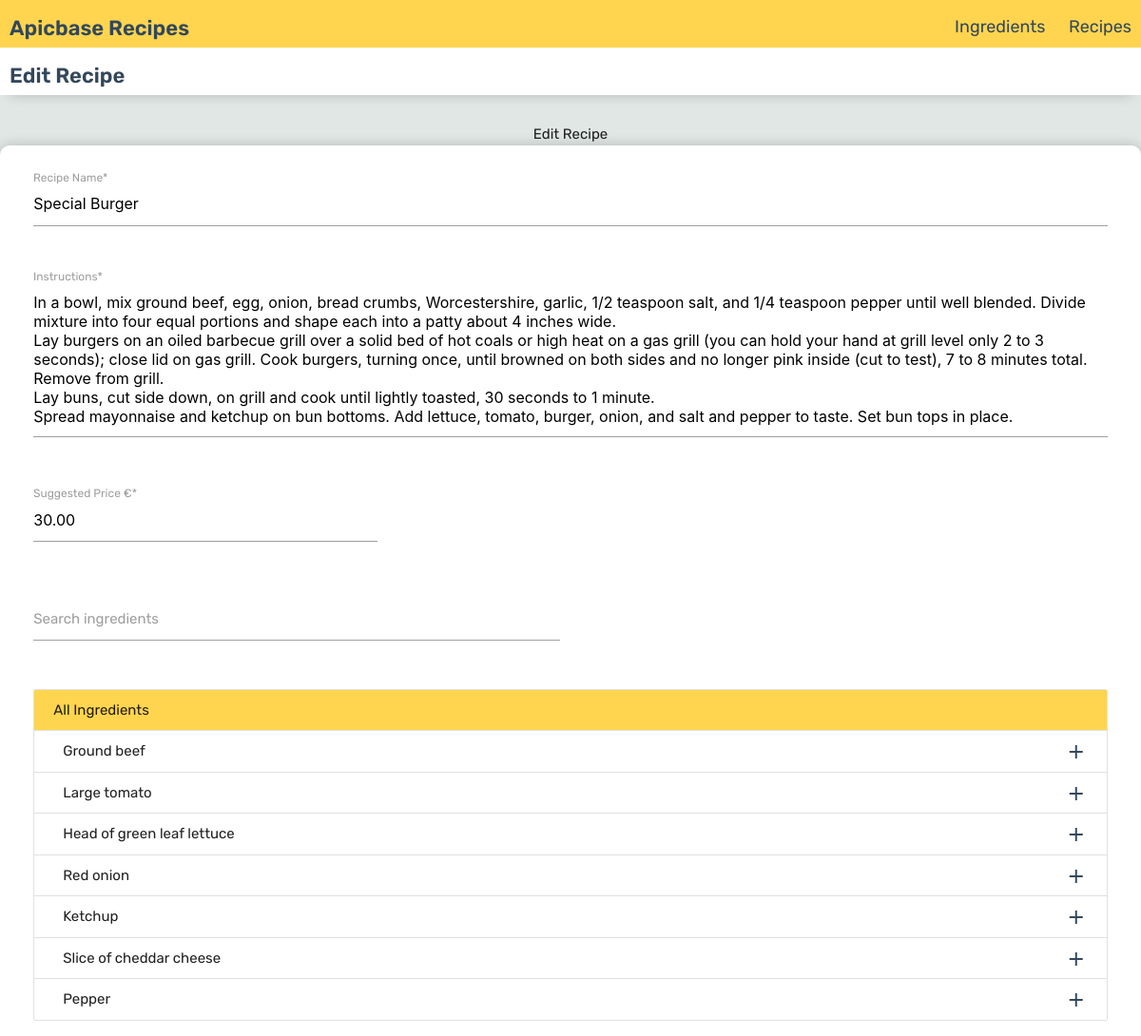
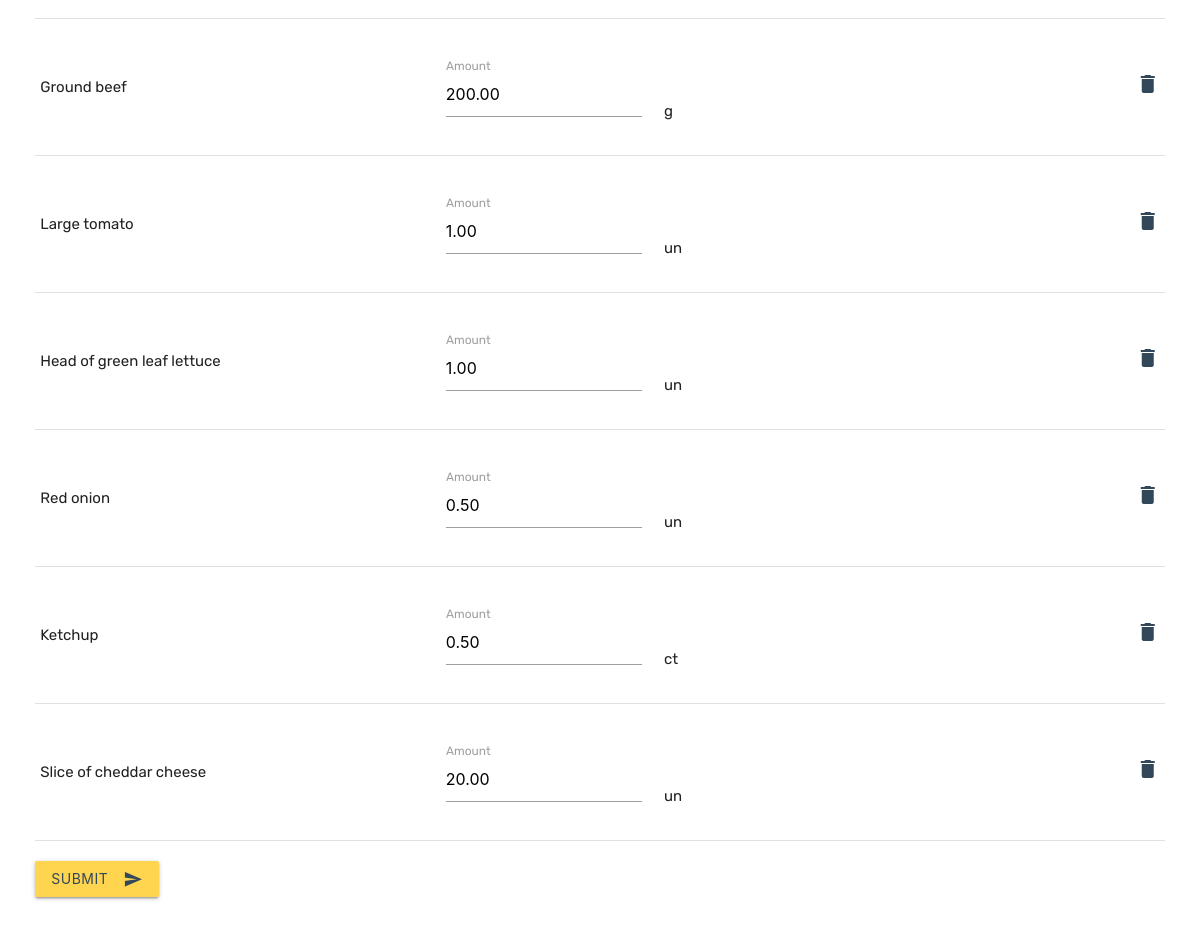
Screenshot of /recipes/2/edit/ with the database file from the repository (2 pictures, top to bottom).
### abrecipes/recipes/models.py (models this page shows, shortened)
class Recipe(models.Model):
    name = models.CharField(max_length=2000)
    price = models.DecimalField(max_digits=12, decimal_places=2, blank=True, null=True)
    ingredients = models.ManyToManyField(Ingredient, through='RecipeIngredient')
    instructions = models.TextField()
    image_url = models.CharField(max_length=500, default="https://twisper.com/wp-content/uploads/2020/03/close-up-photo-of-burger-3915906-scaled.jpg")
    created_at = models.DateTimeField(auto_now_add=True, blank=True, null=True)
    class Meta:
        db_table = 'recipe'
        default_permissions = ('add', 'change', 'delete', 'view')

class Ingredient(models.Model):
    name = models.CharField(max_length=2000)
    article_number = models.CharField(max_length=20, unique=True)
    cost = models.DecimalField(max_digits=12, decimal_places=2)
    metric = models.CharField(choices=UNIT_CHOICES, max_length=6)
    created_at = models.DateTimeField(auto_now_add=True, blank=True, null=True)
    amount_per_cost = models.FloatField()
    class Meta:
        db_table = 'ingredient'
        default_permissions = ('add', 'change', 'delete', 'view')

class RecipeIngredient(models.Model):
    ingredient = models.ForeignKey(Ingredient, on_delete=models.CASCADE)
    recipe = models.ForeignKey(Recipe, on_delete=models.CASCADE, related_name='recipe_ingredient')
    amount = models.FloatField()
    class Meta:
        db_table = 'recipe_ingredient'
        default_permissions = ('add', 'change', 'delete', 'view')

### abrecipes/recipes/views.py (the view)
# urls.py: path('recipes/<int:pk>/edit/', views.RecipeForm.as_view(), name='recipe_edit'),
class RecipeForm(TemplateView):
    template_name = "recipes/recipe_form.html"
    def get_context_data(self, **kwargs):
        context = super().get_context_data(**kwargs)
        if self.kwargs.get('pk'):
            context['recipe'] = get_object_or_404(Recipe, pk=self.kwargs.get('pk'))
        context['ingredients'] = Ingredient.objects.all()
        context['unit_choices'] = UNIT_CHOICES
        return context

### abrecipes/templates/recipes/recipe_form.html (shortened to what this page needs)
{% extends "base.html" %}
{% load static %}
{% block customcss %}
<link href="{% static 'css/recipes/recipe_form.css' %}" rel="stylesheet">
{% endblock customcss %}
{% block content %}
{% block current_section %}
{% if recipe.id %}
Edit Recipe
{% else %}
Create Recipe
{% endif %}
{% endblock current_section %}
<div class="recipe-form">
    <div class="row">
        <form id="form-recipe" class="col s12" autocomplete="off">
            <div class="row">
                <div class="input-field col s12">
                    <input value="{{recipe.name}}" id="recipe_name" class="validate" type="text" required>
                    <label for="recipe_name">Recipe Name*</label>
                </div>
            </div>
            <div class="row">
                <div class="input-field col s12">
                    <textarea id="instructions" class="materialize-textarea validate" required>{{recipe.instructions}}</textarea>
                    <label for="instructions">Instructions*</label>
                </div>
            </div>
            <div class="row">
                <div class="input-field col s4">
                    <input id="price" step="any" min="0" type="number" value="{{recipe.price|stringformat:".2f"}}" class="validate" required>
                    <label for="price">Suggested Price €*</label>
                </div>
            </div>
            <div class="row">
                <div class="input-field col s6">
                    <input id="search_ingredients" type="text" oninput="onSearch(this)">
                    <label for="search_ingredients">Search ingredients</label>
                </div>
            </div>
            <div class="row">
                <div class="col s12">
                    <ul id="ingredients" class="collection with-header">
                        <li class="collection-header amber lighten-2">All Ingredients</li>
                        {% for ingredient in ingredients %}
                            <li class="collection-item ingredient" name="{{ingredient.name}}"  metric="{{ingredient.get_metric_display}}" iid="{{ingredient.id}}">
                                <div>{{ingredient.name}}
                                    <a href="#!" class="secondary-content">
                                        <i class="material-icons" onclick="addIngredient(this)" iid="{{ingredient.id}}">add
                                        </i>
                                    </a>
                                </div>
                            </li>
                        {% endfor %}
                    </ul>
                </div>
            </div>
            <div class="row">
                <div class="col s12">
                    <table>
                        <tbody id="recipe-ingredients">
                            {% for ri in recipe.recipe_ingredient.all %}
                            <tr riid="{{ri.ingredient.id}}">
                                <td>{{ri.ingredient.name}}</td>
                                <td>
                                    <div class="amount-input">
                                        <div class="input-field col s4">
                                            <input id="amount-{{ri.ingredient.id}}" step="any" min="0" type="number" value="{{ri.amount|stringformat:".2f"}}" class="validate" required>
                                            <label for="amount-{{ri.ingredient.id}}">Amount</label>
                                        </div>
                                        <div class="metric col s1">{{ri.ingredient.metric}}</div>
                                    </div>
                                </td>
                                <td>
                                    <a href="#!" class="secondary-content">
                                        <i class="material-icons" onclick="removeIngredient(this)" riid="{{ri.ingredient.id}}">delete</i>
                                    </a>
                                </td>
                            </tr>
                            {% endfor %}
                        </tbody>
                    </table>
                </div>
            </div>
            <button class="btn waves-effect waves-light amber lighten-2" type="submit">Submit
                <i class="material-icons right">send</i>
            </button>
        </form>
    </div>
</div>
{% endblock content %}

### abrecipes/static/css/project.css (style rules this page uses)
* { margin: 0; padding: 0; outline: 0; box-sizing: border-box; font-family: Rubik; }
html, body { height: 100%; width: 100%; }
body { background-color: #E1E7E4; }
.btn { color: #33475b; }
i { color: #33475b; }

### abrecipes/static/css/recipes/recipe_form.css (style rules this page uses)
.recipe-form { background-color: white; margin: 0px 30px; padding: 24px; min-width: 240px; max-width: 1200px; border-radius: 10px; box-shadow: 0 0 14px 0 rgb(0, 0, 0, 0.2); width: 100%; }
#ingredients { max-height: 600px; overflow: auto; }
.amount-input { margin-top: 22px; }
.metric { margin-top: 44px; }

### rows the page displays
Recipe: name "Special Burger", instructions "In a bowl, mix ground beef, egg, onion, bread crumbs, Worcestershire, garlic, 1/2 teaspoon salt, and 1/4 teaspoon pepper until well blended. Divide mixture into four equal portions and shape each into a patty about 4 inches wide. Lay burgers on an oiled barbecue grill over a solid bed of hot coals or high heat on a gas grill (you can hold your hand at grill level only 2 to 3 seconds); close lid on gas grill. Cook burgers, turning once, until browned on both sides and no longer pink inside (cut to test), 7 to 8 minutes total. Remove from grill. Lay buns, cut side down, on grill and cook until lightly toasted, 30 seconds to 1 minute. Spread mayonnaise and ketchup on bun bottoms. Add lettuce,…", price "30.00"
Ingredient: name "Ground beef"
Ingredient: name "Large tomato"
Ingredient: name "Head of green leaf lettuce"
Ingredient: name "Red onion"
Ingredient: name "Ketchup"
Ingredient: name "Slice of cheddar cheese"
Ingredient: name "Pepper"
RecipeIngredient: ingredient.name "Ground beef", amount "200.00", ingredient.metric "g"
RecipeIngredient: ingredient.name "Large tomato", amount "1.00", ingredient.metric "un"
RecipeIngredient: ingredient.name "Head of green leaf lettuce", amount "1.00", ingredient.metric "un"
RecipeIngredient: ingredient.name "Red onion", amount "0.50", ingredient.metric "un"
RecipeIngredient: ingredient.name "Ketchup", amount "0.50", ingredient.metric "ct"
RecipeIngredient: ingredient.name "Slice of cheddar cheese", amount "20.00", ingredient.metric "un"
